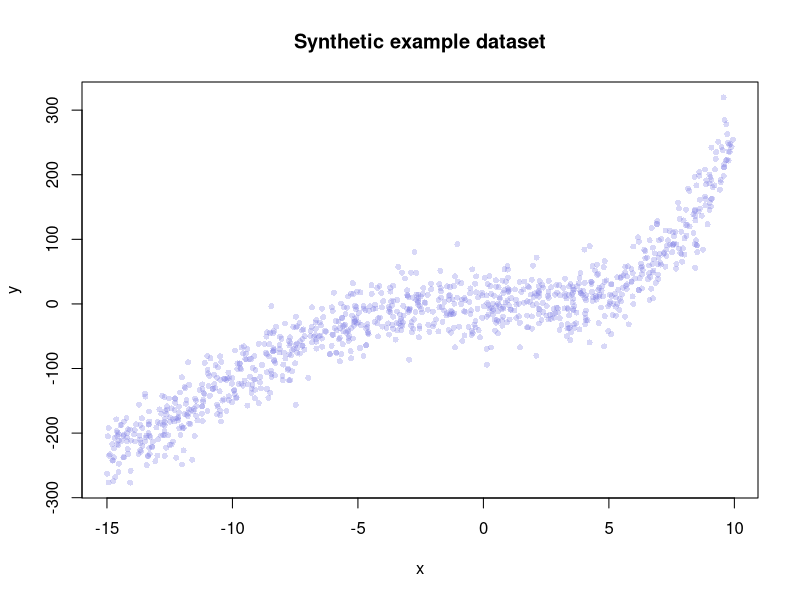
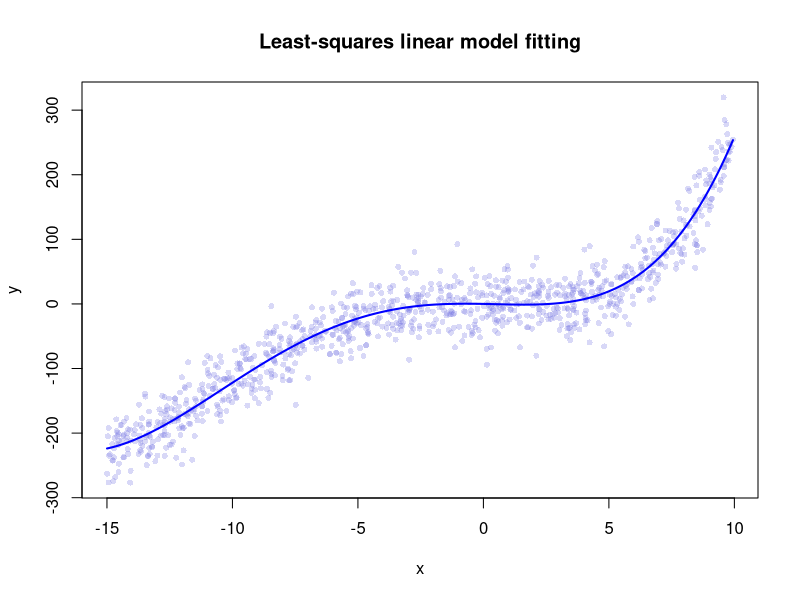

Source code (R) for these figures, in order:
## ---- chunk 1
set.seed(845)
x <- runif(1000, min=-15, max=10)
y <- -1.0*x - 0.3*x^2 + 0.2*x^3 + 0.01*x^4 + rnorm(length(x),mean=0,sd=30)
## ---- chunk 2
plot(main="Synthetic example dataset",x=x, y=y, col=rgb(0.5,0.5,0.9,0.3), pch=16, cex=0.8)
## ---- chunk 3
lm.model <- lm(y ~ x + I(x^2) + I(x^3) + I(x^4) + 0)
lm.model
## ---- chunk 4
plot(main="Least-squares linear model fitting", x=x, y=y, col=rgb(0.5,0.5,0.9,0.3), pch=16, cex=0.8)
lines(x=sort(x), y=predict(newdata=data.frame(x=sort(x)), object=lm.model), col="blue", lwd=2.0)
## ---- chunk 5
y.pred <- predict(newdata=data.frame(x=x), object=lm.model)
sqrt(mean((y-y.pred)^2))
## ---- chunk 6
y.realdep <- -1.0*x - 0.3*x^2 + 0.2*x^3 + 0.01*x^4
sqrt(mean((y-y.realdep)^2))
## ---- chunk 7
K <- c(k1=1.0, k2=1.0, k3=1.0, k4=1.0) # entries are named as k1, k2, k3 and k4
## ---- chunk 8
m <- function(K){
  V <- K["k1"]*x + K["k2"]*x^2 + K["k3"]*x^3 + K["k4"]*x^4
  return(V)
}
## ---- chunk 9
u <- function(V){
  Q <- sqrt( mean((V-y)^2)  )
  E <- Q # For RMSD, <-> negative sign or other mathematical operation
         # is not needed.

  RESULT <- NULL
  RESULT$Q <- Q
  RESULT$E <- E
  return(RESULT)
}
## ---- chunk 10
r <- function(K){
  K.new <- K
  # Randomly selecting a coefficient to alter:
  K.ind.toalter <- sample(size=1, x=1:length(K.new))
  # Creating a potentially new set of coefficients where one entry is altered
  # by either +move.step or -move.step, also randomly selected:
  move.step <- 0.0005
  K.new[K.ind.toalter] <- K.new[K.ind.toalter] + sample(size=1, x=c(-move.step, move.step))

  ## Setting the negative coefficients to 0 (not necessary in this example,
  ## useful for optimising rate constants):
  #neg.ind <- which(K.new < 0)
  #if(length(neg.ind)>0){ K.new[neg.ind] <- 0 }

  return(K.new)
}
